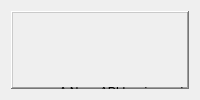
      <widget class="QWidget" name="startUp_page">
       <layout class="QHBoxLayout" name="horizontalLayout">
        <item>
         <widget class="QFrame" name="frame_6">
          <property name="maximumSize">
           <size>
            <width>341</width>
            <height>250</height>
           </size>
          </property>
          <property name="frameShape">
           <enum>QFrame::WinPanel</enum>
          </property>
          <property name="frameShadow">
           <enum>QFrame::Raised</enum>
          </property>
          <widget class="QLabel" name="startup_message">
           <property name="geometry">
            <rect>
             <x>0</x>
             <y>0</y>
             <width>341</width>
             <height>161</height>
            </rect>
           </property>
           <property name="text">
            <string>A NewsAPI key is required for this application.</string>
           </property>
           <property name="alignment">
            <set>Qt::AlignCenter</set>
           </property>
          </widget>
          <widget class="QLabel" name="label_2">
           <property name="geometry">
            <rect>
             <x>60</x>
             <y>110</y>
             <width>121</width>
             <height>31</height>
            </rect>
           </property>
           <property name="text">
            <string>Available here:</string>
           </property>
           <property name="alignment">
            <set>Qt::AlignCenter</set>
           </property>
          </widget>
          <widget class="QLabel" name="newsAPI_link">
           <property name="geometry">
            <rect>
             <x>180</x>
             <y>111</y>
             <width>91</width>
             <height>31</height>
            </rect>
           </property>
           <property name="text">
            <string>NewsAPI.org</string>
           </property>
           <property name="alignment">
            <set>Qt::AlignCenter</set>
           </property>
          </widget>
          <widget class="QPushButton" name="api_enter_button">
           <property name="geometry">
            <rect>
             <x>250</x>
             <y>195</y>
             <width>61</width>
             <height>31</height>
            </rect>
           </property>
           <property name="text">
            <string>Enter</string>
           </property>
          </widget>
          <widget class="QLabel" name="key_entry_message">
           <property name="geometry">
            <rect>
             <x>100</x>
             <y>200</y>
             <width>141</width>
             <height>20</height>
            </rect>
           </property>
           <property name="text">
            <string>Invalid Key</string>
           </property>
           <property name="alignment">
            <set>Qt::AlignCenter</set>
           </property>
          </widget>
          <widget class="QLineEdit" name="api_entry">
           <property name="geometry">
            <rect>
             <x>40</x>
             <y>160</y>
             <width>261</width>
             <height>21</height>
            </rect>
           </property>
           <property name="focusPolicy">
            <enum>Qt::ClickFocus</enum>
           </property>
           <property name="alignment">
            <set>Qt::AlignCenter</set>
           </property>
           <property name="placeholderText">
            <string>Enter API Key here...</string>
           </property>
          </widget>
          <widget class="QLabel" name="key_icon">
           <property name="geometry">
            <rect>
             <x>150</x>
             <y>17</y>
             <width>40</width>
             <height>40</height>
            </rect>
           </property>
           <property name="text">
            <string/>
           </property>
           <property name="pixmap">
            <pixmap>../icons/key.png</pixmap>
           </property>
           <property name="scaledContents">
            <bool>true</bool>
           </property>
           <property name="alignment">
            <set>Qt::AlignCenter</set>
           </property>
          </widget>
         </widget>
        </item>
       </layout>
      </widget>
